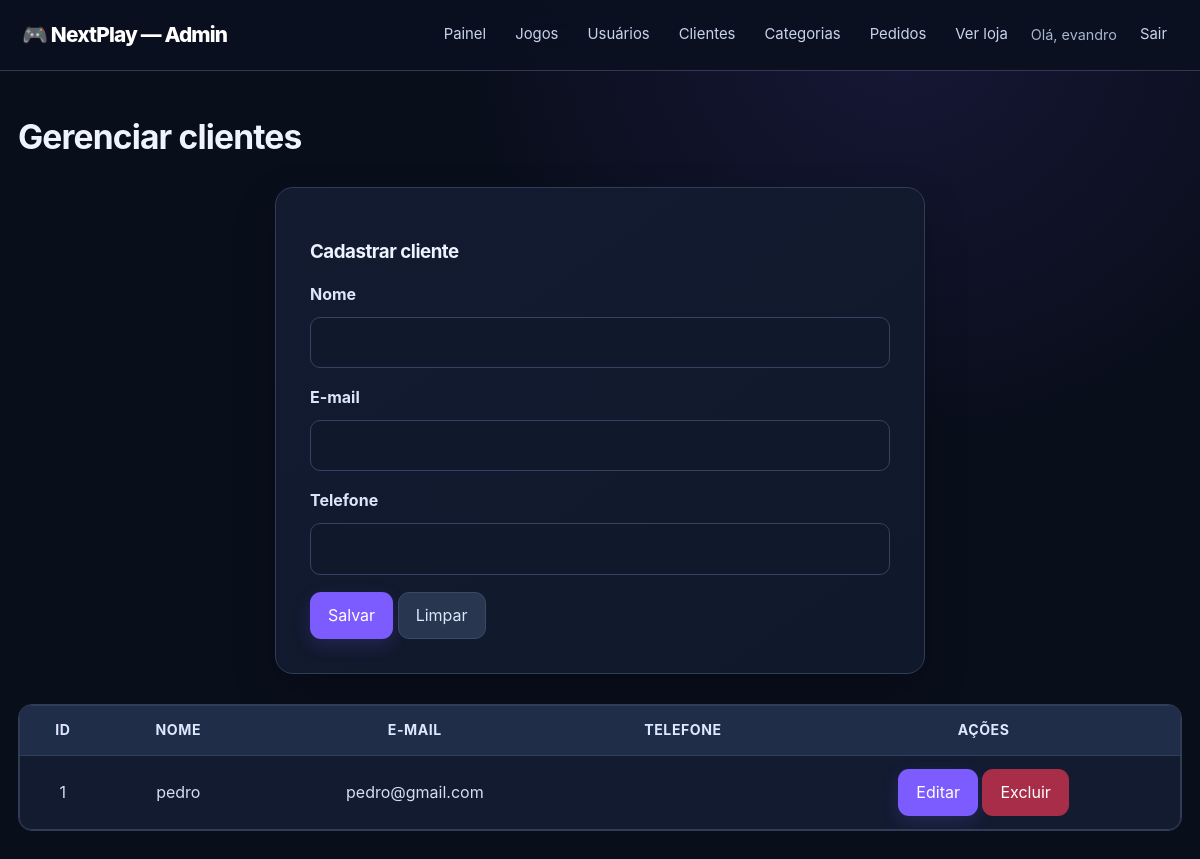
The app's page /admin/views/clientes.php (signed in) with its own data.
### tables this page shows
CREATE TABLE IF NOT EXISTS clientes (
 id INT AUTO_INCREMENT PRIMARY KEY, usuario_id INT NULL UNIQUE, nome VARCHAR(100) NOT NULL,
 email VARCHAR(150) NOT NULL UNIQUE, telefone VARCHAR(25) NOT NULL,
 created_at TIMESTAMP DEFAULT CURRENT_TIMESTAMP,
 CONSTRAINT fk_cliente_usuario FOREIGN KEY(usuario_id) REFERENCES usuarios(id) ON DELETE SET NULL
);

### admin/controllers/clientes.php (called while the page is built, shortened)
<?php
require_once __DIR__.'/../models/clientes.php';
$model=new Cliente(); $erro=''; $edit=null;
$registros=$model->listar();

### admin/config/helpers.php (called while the page is built, shortened)
<?php
function e($texto) {
    return htmlspecialchars((string)$texto, ENT_QUOTES, 'UTF-8');
}

### admin/models/clientes.php (called while the page is built, shortened)
<?php
require_once __DIR__ . '/../config/conexao.php';
class Cliente {
 private PDO $db;
 public function __construct() { global $pdo; $this->db=$pdo; }
 public function listar(): array { return $this->db->query("SELECT * FROM clientes ORDER BY id DESC")->fetchAll(); }
}

### admin/views/clientes.php (the view, shortened to what this page needs)
<?php require_once __DIR__.'/../controllers/clientes.php'; ?>
<!doctype html><html lang="pt-br"><head><meta charset="utf-8"><meta name="viewport" content="width=device-width,initial-scale=1"><title>Clientes — NextPlay</title><link rel="stylesheet" href="../public/css/style.css"></head><body>
<?php require __DIR__.'/_menu.php'; ?>
<div class="container"><h2>Gerenciar clientes</h2>
<div class="form-box" style="max-width:650px"><h3><?= $edit?'Editar':'Cadastrar' ?> cliente</h3>
<form method="post"><input type="hidden" name="token" value="<?= e(csrfToken()) ?>"><input type="hidden" name="id" value="<?= (int)($edit['id']??0) ?>">
<label>Nome</label><input type="text" name="nome" value="<?= e($edit['nome']??'') ?>" required>
<label>E-mail</label><input type="email" name="email" value="<?= e($edit['email']??'') ?>" required>
<label>Telefone</label><input type="text" name="telefone" value="<?= e($edit['telefone']??'') ?>">
<button class="btn" type="submit">Salvar</button> <a class="btn cinza" href="clientes.php">Limpar</a></form></div>
<div class="tabela-rolavel"><table><tr><th>ID</th><th>Nome</th><th>E-mail</th><th>Telefone</th><th>Ações</th></tr><?php foreach($registros as $r): ?><tr><td><?= (int)$r['id'] ?></td><td><?= e($r['nome']??'') ?></td><td><?= e($r['email']??'') ?></td><td><?= e($r['telefone']??'') ?></td><td><a class="btn azul" href="clientes.php?editar=<?= (int)$r['id'] ?>">Editar</a>
<form method="post" style="display:inline" onsubmit="return confirm('Excluir registro?')"><button class="btn vermelho">Excluir</button></form>
</td></tr><?php endforeach; ?></table></div></div></body></html>

### records on screen
clientes: id "1", nome "pedro", email "pedro@gmail.com"

### other values on screen
usuarioLogado()['nome'] "evandro"
